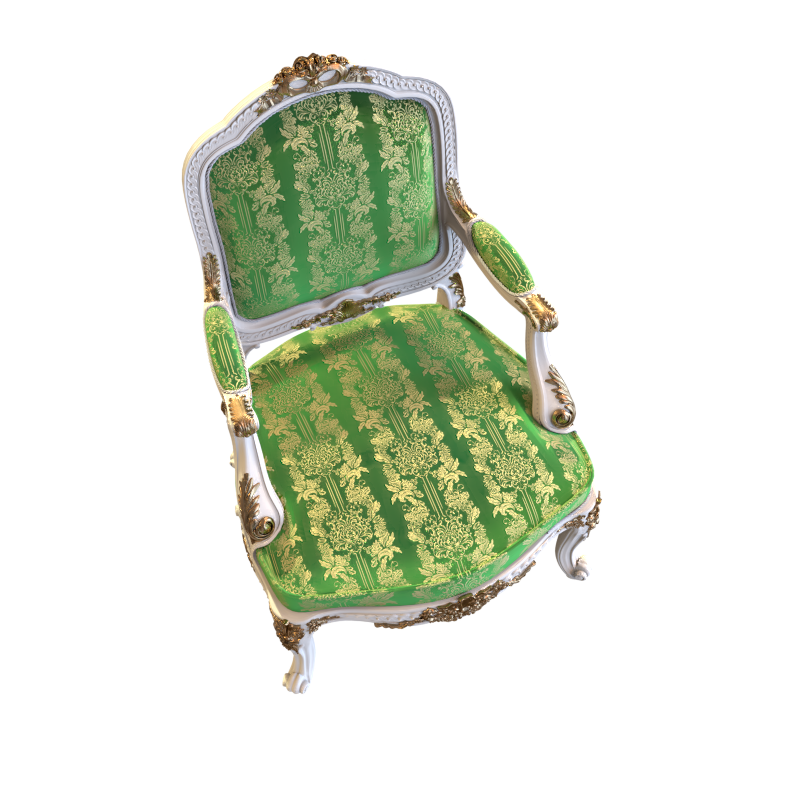
#> input picture chair/images/r_82.png, 800 x 800 px
$ python add_noise.py
#> lines starting #> are read from the running program, lines starting #| are printed output that depends on the picture
import cv2
import numpy as np
import matplotlib.pyplot as plt

def add_gaussian_noise(image, sigma=25.0):
    """
    Adds Gaussian additive measurement noise: I_noisy = I_true + eta, where eta ~ N(0, sigma^2)
    """
    # Convert image to float32 to prevent unsigned 8-bit integer underflow/overflow
    img_float = image.astype(np.float32)

    # Generate Gaussian noise array matching image dimensions
    noise = np.random.normal(loc=0.0, scale=sigma, size=image.shape)

    # Add noise to image
    noisy_img = img_float + noise

    # Clip pixel values back to valid range [0, 255] and convert to uint8
    noisy_img_clipped = np.clip(noisy_img, 0, 255).astype(np.uint8)
    return noisy_img_clipped, noise

def add_interval_noise(image, epsilon=30.0):
    """
    Adds Bounded Uniform Noise: I_noisy = I_true + eta, where eta in [-epsilon, epsilon]
    """
    img_float = image.astype(np.float32)

    # Generate uniform noise bounded in [-epsilon, +epsilon]
    noise = np.random.uniform(low=-epsilon, high=epsilon, size=image.shape)

    noisy_img = img_float + noise
    noisy_img_clipped = np.clip(noisy_img, 0, 255).astype(np.uint8)
    return noisy_img_clipped, noise

import os
import cv2
import numpy as np
import matplotlib.pyplot as plt

# -----------------------------------------------------------------------------
# 1. Load the actual image from images/r_82.png
# -----------------------------------------------------------------------------
image_path = os.path.join("images", "r_82.png")

# Load in grayscale (0 flag in cv2.imread loads image directly as 2D intensity grid)
clean_image = cv2.imread(image_path, cv2.IMREAD_GRAYSCALE)
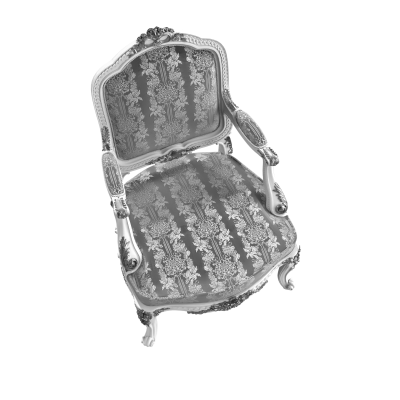
#> clean_image: shape (800, 800) (shown at 1/2 size); min 4, max 255, mean 225.5

# Check if image was successfully loaded
if clean_image is None:
    raise FileNotFoundError(f"Could not find or open the image at '{image_path}'. "
                            f"Please verify the directory structure and file name.")

# -----------------------------------------------------------------------------
# 2. Apply Noise Transformations
# -----------------------------------------------------------------------------
# Apply Gaussian Noise (sigma = 20 pixels)
noisy_gaussian, g_noise = add_gaussian_noise(clean_image, sigma=20.0)
#> in add_gaussian_noise, `noisy_img = img_float + noise`:
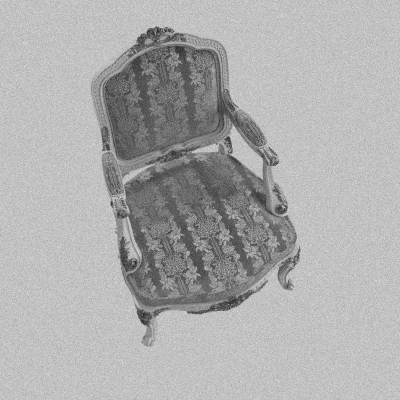
#> noisy_img: shape (800, 800) float64 (shown at 1/2 size); min -32.56, max 346.5, mean 225.6; drawn with min black and max white
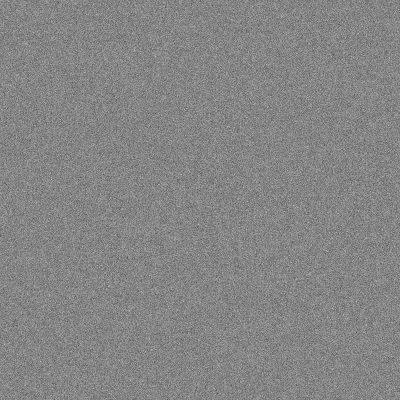
#> g_noise: shape (800, 800) float64 (shown at 1/2 size); min -100, max 91.53, mean 0.1; drawn with min black and max white

# Apply Bounded Interval Noise (epsilon = 30 pixels)
noisy_interval, i_noise = add_interval_noise(clean_image, epsilon=30.0)
#> in add_interval_noise, `noisy_img = img_float + noise`:
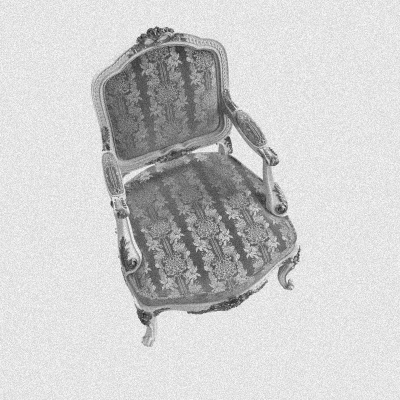
#> noisy_img: shape (800, 800) float64 (shown at 1/2 size); min -14.22, max 285, mean 225.5; drawn with min black and max white
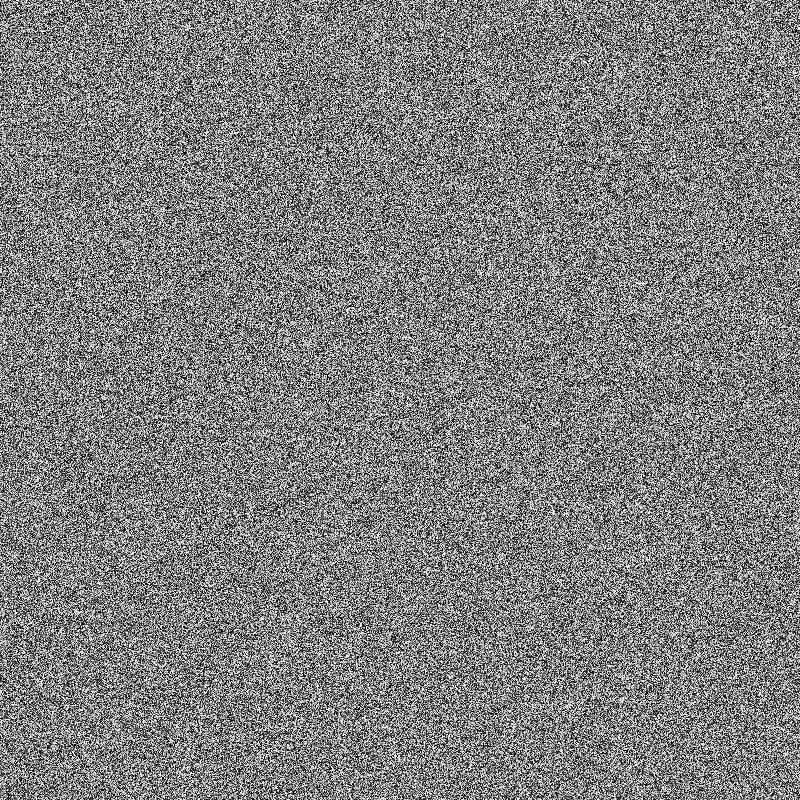
#> i_noise: shape (800, 800) float64; min -30, max 30, mean 0; drawn with min black and max white

# -----------------------------------------------------------------------------
# 3. Plot Results Side-by-Side
# -----------------------------------------------------------------------------
fig, axes = plt.subplots(1, 2, figsize=(15, 5))

axes[0].imshow(clean_image, cmap='gray', vmin=0, vmax=255)
axes[0].set_title("Clean Image ($I^{\\text{true}}$)\n`r_82.png`")
axes[0].axis('off')

#axes[1].imshow(noisy_gaussian, cmap='gray', vmin=0, vmax=255)
#axes[1].set_title("Gaussian Noise\n$\\eta \\sim \\mathcal{N}(0, 20^2)$")
#axes[1].axis('off')

axes[1].imshow(noisy_interval, cmap='gray', vmin=0, vmax=255)
axes[1].set_title("Interval Noise\n$\\eta \\in [-30, +30]$")
axes[1].axis('off')

plt.tight_layout()
plt.show()

$ run again, with chair/images/r_12.png copied over chair/images/r_82.png
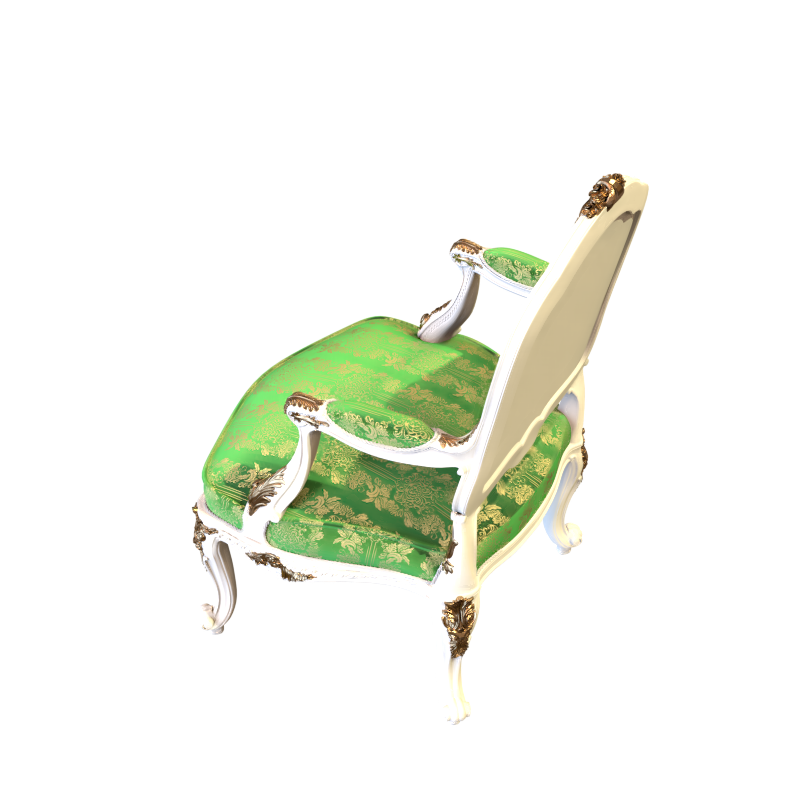
#> input picture chair/images/r_12.png, 800 x 800 px
#> in add_gaussian_noise, `noisy_img = img_float + noise`:
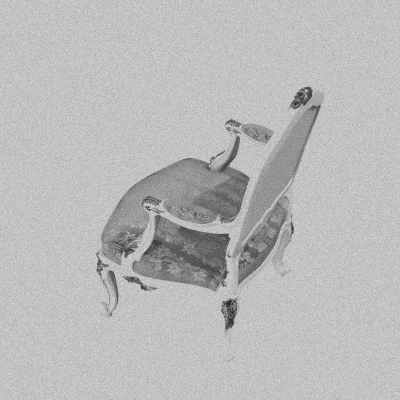
#> noisy_img: shape (800, 800) float64 (shown at 1/2 size); min -37.26, max 346.5, mean 242.6; drawn with min black and max white
#> in add_interval_noise, `noisy_img = img_float + noise`:
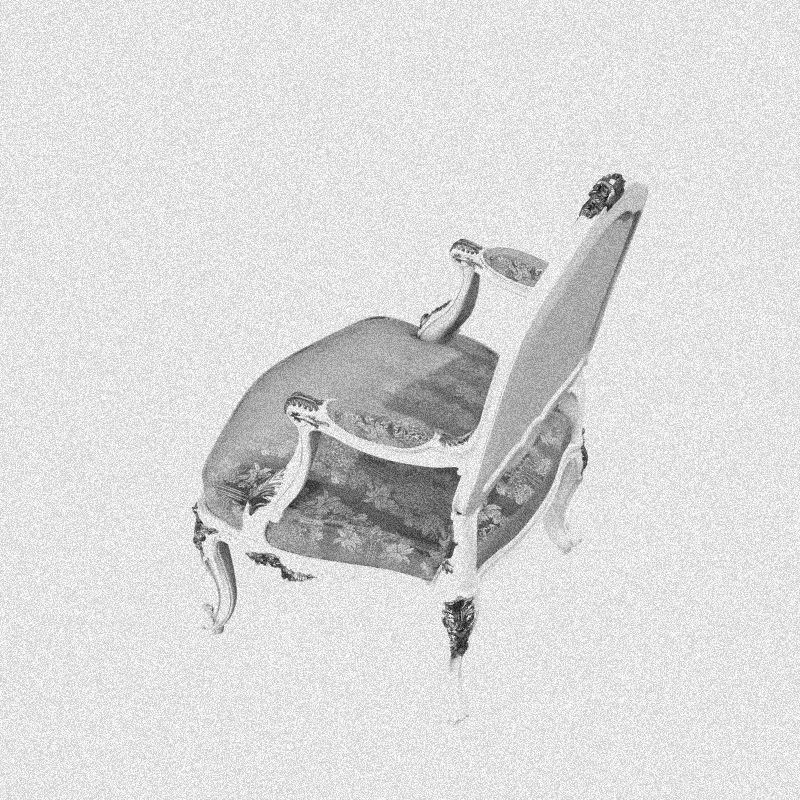
#> noisy_img: shape (800, 800) float64; min -15.55, max 285, mean 242.5; drawn with min black and max white

$ run again, with chair/images/r_18.png copied over chair/images/r_82.png
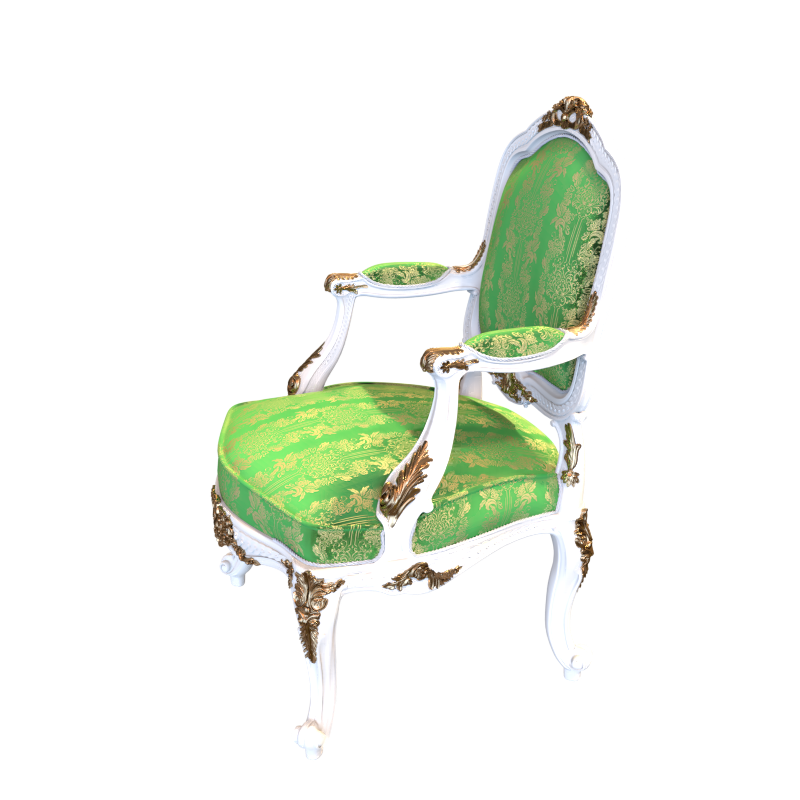
#> input picture chair/images/r_18.png, 800 x 800 px
#> in add_gaussian_noise, `noisy_img = img_float + noise`:
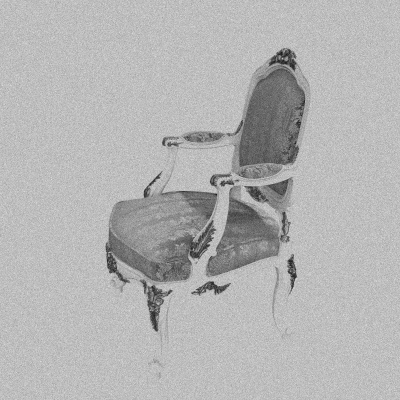
#> noisy_img: shape (800, 800) float64 (shown at 1/2 size); min -12.56, max 346.5, mean 241.1; drawn with min black and max white
#> in add_interval_noise, `noisy_img = img_float + noise`:
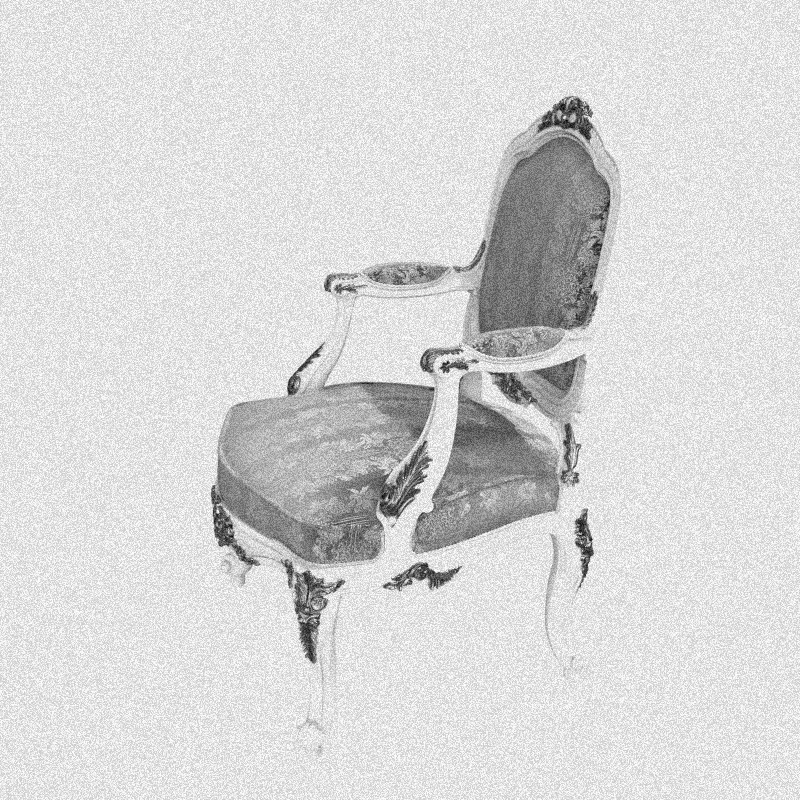
#> noisy_img: shape (800, 800) float64; min -4.34, max 285, mean 241; drawn with min black and max white
